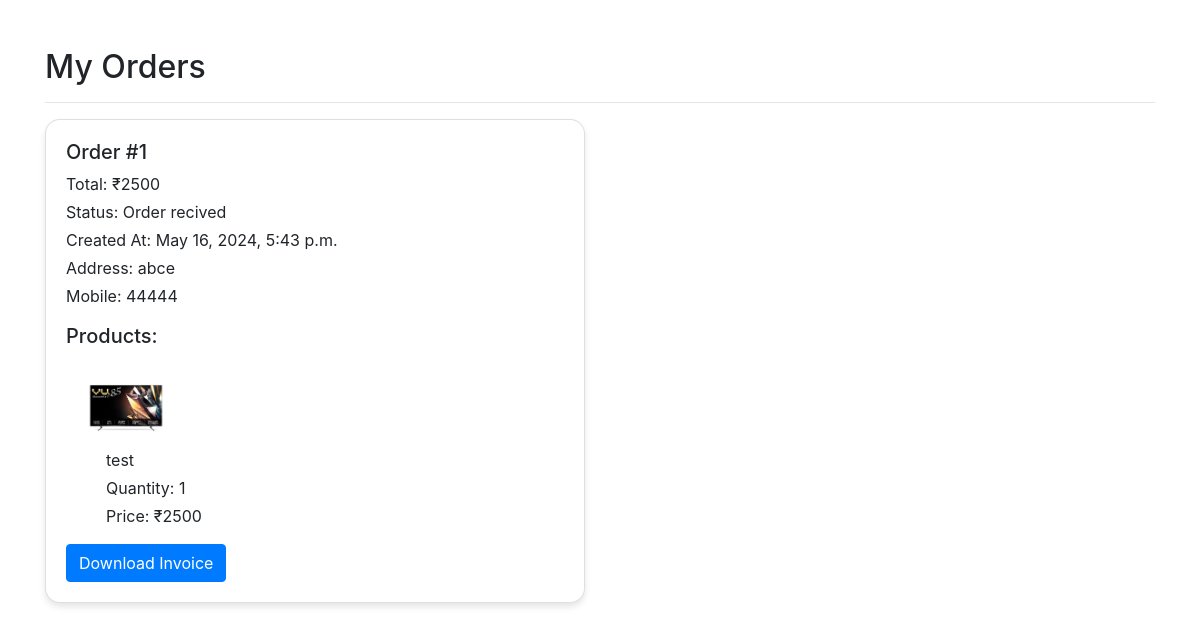
Screenshot of /my-orders (signed in) with the database file from the repository.
### p_app/models.py (models this page shows, shortened)
class Orders(models.Model):
    cart = models.ForeignKey(cart, on_delete=models.CASCADE)
    customer = models.ForeignKey(UserDetails, on_delete=models.SET_NULL, null=True, blank=True)
    total = models.PositiveIntegerField()
    order_status = models.CharField(max_length=50, choices=ORDER_STATUS)
    created_at = models.DateTimeField(auto_now_add=True)
    address = models.CharField(max_length=100,default="ssss")
    mobile  =models.CharField(max_length=50, default="45678")

class CartProduct(models.Model):
    cart = models.ForeignKey(cart, on_delete=models.CASCADE)
    product = models.ForeignKey(Lense, on_delete=models.CASCADE)
    rate = models.PositiveIntegerField()
    quantity = models.PositiveIntegerField()
    subtotal = models.PositiveIntegerField()

class Lense(models.Model):
    p_id = models.AutoField(primary_key=True)
    p_name = models.CharField(max_length=50)
    p_desc = models.TextField()
    p_quantity = models.PositiveIntegerField()
    p_price = models.DecimalField(max_digits=10, decimal_places=2)
    p_image = models.ImageField(upload_to='uploads')
    seller=models.ForeignKey(Seller,on_delete=models.CASCADE,null=True)
    cat=models.ForeignKey(Category,on_delete=models.CASCADE,null=True)
    class Meta:
        db_table = 'p_app'

### p_app/views.py (the view)
# urls.py: path('my-orders',my_orders,name='my-orders'),
def my_orders(request):
    user_id = request.session['user_id']
    up = UserDetails.objects.get(id=int(user_id))
    user_orders = Orders.objects.filter(customer=up).order_by('-created_at')
    return render(request, 'my_orders.html', {'user_orders': user_orders})

### templates/my_orders.html (shortened to what this page needs)
<!DOCTYPE html>
<html lang="en">
<head>
    <link rel="stylesheet" href="https://stackpath.bootstrapcdn.com/bootstrap/4.5.2/css/bootstrap.min.css">
</head>
<body>
<div class="container mt-5">
    <h2>My Orders</h2>
    <hr>
    {% if user_orders %}
        <div class="row">
            {% for order in user_orders %}
                <div class="col-md-6">
                    <div class="card mb-4 order-card">
                        <div class="card-body">
                            <h5 class="card-title">Order #{{ order.id }}</h5>
                            <p class="card-text">Total: ₹{{ order.total }}</p>
                            <p class="card-text">Status: {{ order.order_status }}</p>
                            <p class="card-text">Created At: {{ order.created_at }}</p>
                            <p class="card-text">Address: {{ order.address }}</p>
                            <p class="card-text">Mobile: {{ order.mobile }}</p>
                            <h5 class="mt-3">Products:</h5>
                            <ul class="list-group product-list">
                                {% for cart_product in order.cart.cartproduct_set.all %}
                                    <li class="list-group-item">
                                        <div class="row align-items-center">
                                            <div class="col-md-3">
                                                <img src="{{ cart_product.product.p_image.url }}" alt="{{ cart_product.product.p_name }}" class="img-fluid">
                                            </div>
                                            <div class="col-md-9 product-info">
                                                <p>{{ cart_product.product.p_name }}</p>
                                                <p>Quantity: {{ cart_product.quantity }}</p>
                                                <p>Price: ₹{{ cart_product.rate }}</p>
                                            </div>
                                        </div>
                                    </li>
                                {% endfor %}
                            </ul>
                            <a href="{% url 'download_invoice' order.id %}" class="btn btn-primary">Download Invoice</a>
                        </div>
                    </div>
                </div>
            {% endfor %}
        </div>
    {% else %}
        <p>No orders found.</p>
    {% endif %}
</div>
</body>
</html>

### templates/my_orders.html (style rules this page uses)
.order-card { border-radius: 15px; box-shadow: 0 4px 6px rgba(0, 0, 0, 0.1); overflow: hidden; }
.order-card .card-body { padding: 1.25rem; }
.order-card h5 { font-size: 1.25rem; margin-bottom: 0.5rem; }
.order-card p { margin-bottom: 0.25rem; }
.product-list .list-group-item { border: none; }
.product-list img { max-width: 80px; height: auto; border-radius: 10px; }
.product-list .product-info { margin-left: 20px; }

### rows the page displays
Orders: id "1", total "2500", order_status "Order recived", created_at "May 16, 2024, 5:43 p.m.", address "abce", mobile "44444"
CartProduct: product.p_image (picture), product.p_name "test", quantity "1", rate "2500"
